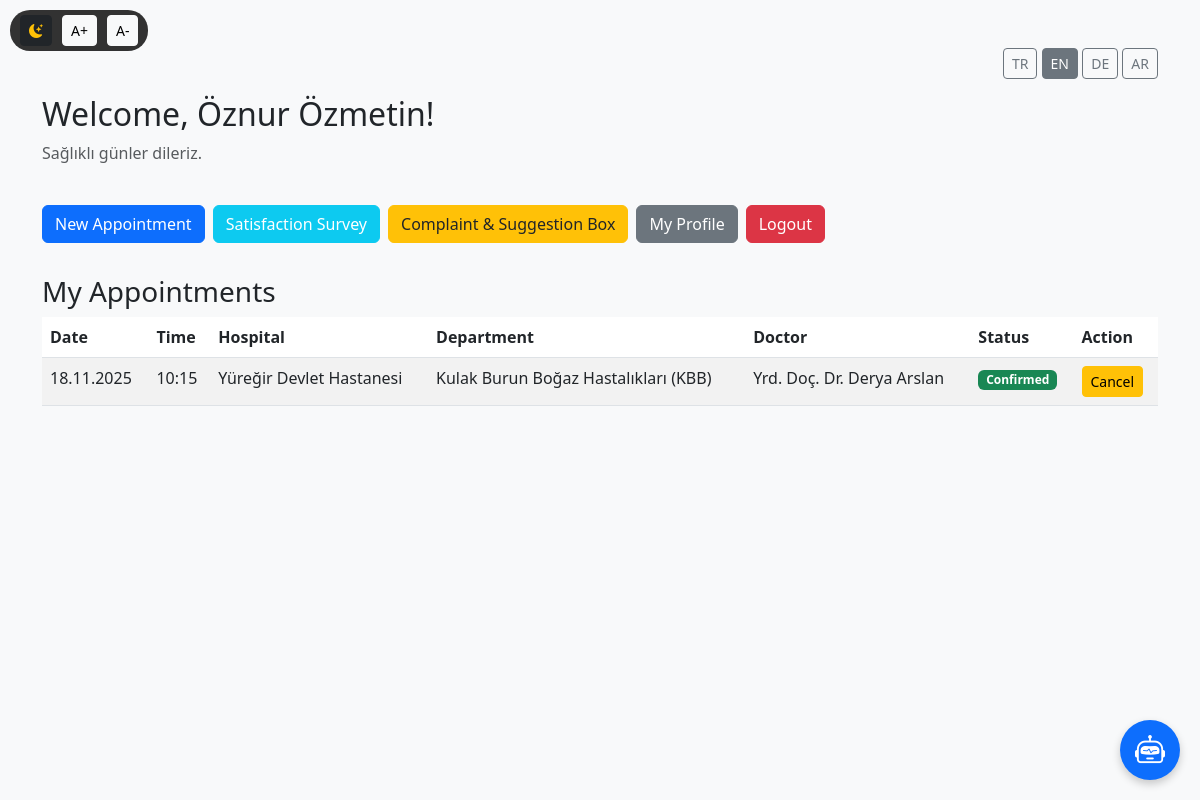
The app's page /user/dashboard (signed in) with its own data.
### tables this page shows
CREATE TABLE `appointments` (
  `appointment_id` int(11) NOT NULL,
  `user_id` int(11) NOT NULL,
  `il_id` int(2) NOT NULL,
  `ilce_id` int(4) NOT NULL,
  `hastane_id` int(6) NOT NULL,
  `bolum_id` int(4) NOT NULL,
  `doktor_id` int(6) NOT NULL,
  `appointment_date` date NOT NULL,
  `appointment_time` time NOT NULL,
  `status` varchar(50) DEFAULT 'pending',
  `created_at` timestamp NOT NULL DEFAULT CURRENT_TIMESTAMP,
  `updated_at` timestamp NOT NULL DEFAULT CURRENT_TIMESTAMP ON UPDATE CURRENT_TIMESTAMP
);

CREATE TABLE `hastaneler` (
  `hastane_id` int(6) NOT NULL,
  `hastane_adi` varchar(255) NOT NULL,
  `ilce_id` int(4) NOT NULL,
  `adres` text
);

CREATE TABLE `bolumler` (
  `bolum_id` int(4) NOT NULL,
  `bolum_adi` varchar(150) NOT NULL
);

CREATE TABLE `doktorlar` (
  `doktor_id` int(6) NOT NULL,
  `doktor_adi` varchar(150) NOT NULL,
  `hastane_id` int(6) NOT NULL,
  `bolum_id` int(4) NOT NULL
);

### config/lang_loader.php (called while the page is built, shortened)
<?php
$dil_kodu = $_SESSION['lang'] ?? 'tr';
$dil_yonu = $lang['yon'] ?? 'ltr';
?>

### user/dashboard.php (the view, shortened to what this page needs)
<?php
require_once __DIR__ . "/../config/lang_loader.php";
$user_id = $_SESSION['user_id'];
$user_name = $_SESSION['user_name'] ?? 'Kullanıcı';
$appointments = [];
try {
    $stmt = $db->prepare("SELECT a.*, h.hastane_adi, b.bolum_adi, d.doktor_adi FROM appointments a JOIN hastaneler h ON a.hastane_id=h.hastane_id JOIN bolumler b ON a.bolum_id=b.bolum_id JOIN doktorlar d ON a.doktor_id=d.doktor_id WHERE a.user_id=? ORDER BY a.appointment_date DESC");
    $stmt->execute([$user_id]); $appointments = $stmt->fetchAll(PDO::FETCH_ASSOC);
} catch (PDOException $e) { $error = "Hata: " . $e->getMessage(); }
?>
<!DOCTYPE html>
<html lang="<?php echo $dil_kodu; ?>" dir="<?php echo $dil_yonu; ?>">
<head>
    <link href="https://cdn.jsdelivr.net/npm/bootstrap@5.3.0/dist/css/bootstrap.min.css" rel="stylesheet">
    <link rel="stylesheet" href="https://cdn.jsdelivr.net/npm/bootstrap-icons@1.11.3/font/bootstrap-icons.min.css">
</head>
<body class="bg-light">
<div style="position: fixed; top: 10px; left: 10px; z-index: 9999; background: rgba(0,0,0,0.8); padding: 5px 10px; border-radius: 20px; display: flex; gap: 10px;">
    <button onclick="toggleDarkMode()" class="btn btn-sm btn-dark text-warning" title="Gece/Gündüz Modu"><i class="bi bi-moon-stars-fill"></i></button>
    <button onclick="changeFontSize(1)" class="btn btn-sm btn-light" title="Yazıyı Büyüt">A+</button>
    <button onclick="changeFontSize(-1)" class="btn btn-sm btn-light" title="Yazıyı Küçült">A-</button>
</div>
<div class="container mt-5">
    <div class="text-end mb-3">
        <a href="dashboard.php?lang=tr" class="btn btn-sm btn-outline-secondary <?php if($dil_kodu == 'tr') echo 'active'; ?>">TR</a>
        <a href="dashboard.php?lang=en" class="btn btn-sm btn-outline-secondary <?php if($dil_kodu == 'en') echo 'active'; ?>">EN</a>
        <a href="dashboard.php?lang=de" class="btn btn-sm btn-outline-secondary <?php if($dil_kodu == 'de') echo 'active'; ?>">DE</a>
        <a href="dashboard.php?lang=ar" class="btn btn-sm btn-outline-secondary <?php if($dil_kodu == 'ar') echo 'active'; ?>">AR</a>
    </div>
    <div class="row mb-4 align-items-center">
        <div class="col-md-8">
            <h2><?php echo $lang['hos_geldin']; ?>, <?php echo htmlspecialchars($user_name); ?>!</h2>
            <p class="text-muted">Sağlıklı günler dileriz.</p>
        </div>
    </div>
   <div class="mb-4 d-flex flex-wrap align-items-center gap-2">
    <a href="../randevu" class="btn btn-primary mb-2"><?php echo $lang['yeni_randevu_al']; ?></a>
    <a href="../anket" class="btn btn-info text-white mb-2"><?php echo $lang['memnuniyet_anketi']; ?></a>
    <a href="../sikayet" class="btn btn-warning text-dark mb-2"><?php echo $lang['sikayet_kutusu']; ?></a>
    <a href="../profile" class="btn btn-secondary mb-2"><?php echo $lang['profilim']; ?></a>
    <a href="../logout" class="btn btn-danger mb-2"><?php echo $lang['cikis_yap']; ?></a>
</div>
    <h3><?php echo $lang['randevularim']; ?></h3>
    <div class="table-responsive">
        <table class="table table-striped">
            <thead><tr><th><?php echo $lang['tarih']; ?></th><th><?php echo $lang['saat']; ?></th><th><?php echo $lang['hastane']; ?></th><th><?php echo $lang['bolum']; ?></th><th><?php echo $lang['doktor']; ?></th><th><?php echo $lang['durum']; ?></th><th><?php echo $lang['islem']; ?></th></tr></thead>
            <tbody>
            <?php if (empty($appointments)): ?>
                <tr><td colspan="7"><div class="alert alert-info"><?php echo $lang['randevu_yok']; ?></div></td></tr>
            <?php else: ?>
                <?php foreach ($appointments as $app): ?>
                    <tr>
                      <td><?php echo date("d.m.Y", strtotime($app['appointment_date'])); ?></td>
                      <td><?php echo date("H:i", strtotime($app['appointment_time'])); ?></td>
                      <td><?php echo htmlspecialchars($app['hastane_adi']); ?></td>
                        <td><?php echo htmlspecialchars($app['bolum_adi']); ?></td>
                        <td><?php echo htmlspecialchars($app['doktor_adi']); ?></td>
                        <td>
                            <?php if ($app['status'] == 'pending'): ?><span class="badge bg-warning text-dark"><?php echo $lang['durum_admin_onayi_bekliyor']; ?></span>
                            <?php elseif ($app['status'] == 'pending_user_approval'): ?><span class="badge bg-info text-dark"><?php echo $lang['durum_sizin_onayiniz_bekleniyor']; ?></span>
                            <?php elseif ($app['status'] == 'confirmed'): ?><span class="badge bg-success"><?php echo $lang['durum_onaylandi']; ?></span>
                            <?php elseif ($app['status'] == 'cancelled'): ?><span class="badge bg-danger"><?php echo $lang['durum_iptal_edildi']; ?></span><?php endif; ?>
                        </td>
                        <td>
                            <?php if ($app['status'] == 'pending'): ?>
                                <a href="?cancel_id=<?php echo $app['appointment_id']; ?>" class="btn btn-warning btn-sm" onclick="return confirm('İptal?')"><?php echo $lang['iptal_et']; ?></a>
                            <?php elseif ($app['status'] == 'pending_user_approval'): ?>
                                <a href="?confirm_id=<?php echo $app['appointment_id']; ?>" class="btn btn-success btn-sm"><?php echo $lang['onayla']; ?></a>
                                <a href="?cancel_id=<?php echo $app['appointment_id']; ?>" class="btn btn-warning btn-sm"><?php echo $lang['iptal_et']; ?></a>
                            <?php elseif ($app['status'] == 'confirmed'): ?>
                                <a href="?cancel_id=<?php echo $app['appointment_id']; ?>" class="btn btn-warning btn-sm" onclick="return confirm('İptal?')"><?php echo $lang['iptal_et']; ?></a>
                            <?php else: ?><span class="text-muted">-</span><?php endif; ?>
                        </td>
                    </tr>
                <?php endforeach; ?>
            <?php endif; ?>
            </tbody>
        </table>
    </div>
</div>
<button id="chatbot-btn" style="position: fixed; bottom: 20px; right: 20px; z-index: 9999; width: 60px; height: 60px; border-radius: 50%; background-color: #0d6efd; color: white; border: none; box-shadow: 0 4px 8px rgba(0,0,0,0.2); cursor: pointer; font-size: 30px;"><i class="bi bi-robot"></i></button>
</body>
</html>

### records on screen
appointments: appointment_date "18.11.2025", appointment_time "10:15", hastane.hastane_adi "Yüreğir Devlet Hastanesi", bolum.bolum_adi "Kulak Burun Boğaz Hastalıkları (KBB)", doktor.doktor_adi "Yrd. Doç. Dr. Derya Arslan"

### other values on screen
$lang['hos_geldin'] "Welcome"
$user_name "Öznur Özmetin"
$lang['yeni_randevu_al'] "New Appointment"
$lang['memnuniyet_anketi'] "Satisfaction Survey"
$lang['sikayet_kutusu'] "Complaint & Suggestion Box"
$lang['profilim'] "My Profile"
$lang['cikis_yap'] "Logout"
$lang['randevularim'] "My Appointments"
$lang['tarih'] "Date"
$lang['saat'] "Time"
$lang['hastane'] "Hospital"
$lang['bolum'] "Department"
$lang['doktor'] "Doctor"
$lang['durum'] "Status"
$lang['islem'] "Action"
